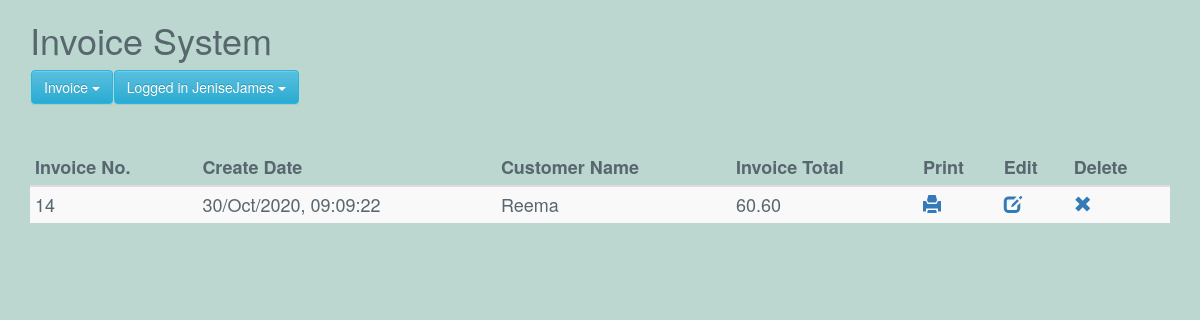
Page /invoice_list.php (signed in) on the committed database.
### tables this page shows
CREATE TABLE `invoice_order` (
  `order_id` int(11) NOT NULL,
  `user_id` int(11) NOT NULL,
  `order_date` timestamp NOT NULL DEFAULT current_timestamp(),
  `order_receiver_name` varchar(250) NOT NULL,
  `order_receiver_address` text NOT NULL,
  `order_total_before_tax` decimal(10,2) NOT NULL,
  `order_total_tax` decimal(10,2) NOT NULL,
  `order_tax_per` varchar(250) NOT NULL,
  `order_total_after_tax` double(10,2) NOT NULL,
  `order_amount_paid` decimal(10,2) NOT NULL,
  `order_total_amount_due` decimal(10,2) NOT NULL,
  `note` text NOT NULL
);

### Invoice.php (called while the page is built, shortened)
<?php
class Invoice{
	private $host  = 'localhost';
    private $user  = 'root';
    private $password   = "";
    private $database  = "management";
    private $invoiceOrderTable = 'invoice_order';
	private $dbConnect = false;
    public function __construct(){
        if(!$this->dbConnect){
            $conn = new mysqli($this->host, $this->user, $this->password, $this->database);
            if($conn->connect_error){
                die("Error failed to connect to MySQL: " . $conn->connect_error);
            }else{
                $this->dbConnect = $conn;
            }
        }
    }
	private function getData($sqlQuery) {
		$result = mysqli_query($this->dbConnect, $sqlQuery);
		$data= array();
		while ($row = mysqli_fetch_array($result, MYSQLI_ASSOC)) {
			$data[]=$row;
		}
		return $data;
	}
	public function getInvoiceList(){
		$sqlQuery = "
			SELECT * FROM ".$this->invoiceOrderTable."
			WHERE user_id = '".$_SESSION['userid']."'";
		return  $this->getData($sqlQuery);
	}
}
?>

### invoice_list.php (the view, shortened to what this page needs)
<?php
include('header.php');
include 'Invoice.php';
$invoice = new Invoice();
$invoice->checkLoggedIn();
?>
<link href="css/style1.css" rel="stylesheet">
<div class="container">
<h1 class="title">Invoice System</h2>
<?php include('menu.php');?>
<table id="data-table" class="table table-condensed table-striped">
<thead>
<tr>
<th>Invoice No.</th>
<th>Create Date</th>
<th>Customer Name</th>
<th>Invoice Total</th>
<th>Print</th>
<th>Edit</th>
<th>Delete</th>
</tr>
</thead>
<?php
$invoiceList = $invoice->getInvoiceList();
foreach($invoiceList as $invoiceDetails){
$invoiceDate = date("d/M/Y, H:i:s", strtotime($invoiceDetails["order_date"]));
echo '
<tr>
<td>'.$invoiceDetails["order_id"].'</td>
<td>'.$invoiceDate.'</td>
<td>'.$invoiceDetails["order_receiver_name"].'</td>
<td>'.$invoiceDetails["order_total_after_tax"].'</td>
<td><a href="print_invoice.php?invoice_id='.$invoiceDetails["order_id"].'" title="Print Invoice"><span class="glyphicon glyphicon-print"></span></a></td>
<td><a href="edit_invoice.php?update_id='.$invoiceDetails["order_id"].'"  title="Edit Invoice"><span class="glyphicon glyphicon-edit"></span></a></td>
<td><a href="#" id="'.$invoiceDetails["order_id"].'" class="deleteInvoice"  title="Delete Invoice"><span class="glyphicon glyphicon-remove"></span></a></td>
</tr>
  ';
}
?>
</table>
</div>
<?php include('footer.php');?>

### css/style1.css (style rules this page uses)
html { background-color1: #f0f3f4; position: relative; min-height: 100%; }

### invoice_list.php (style rules this page uses)
th { font-size:18px; }
td { font-size: 18px; }

### rows in the picture
invoice_order: order_id "14", order_date "30/Oct/2020, 09:09:22", order_receiver_name "Reema", order_total_after_tax "60.60"

### other values in the picture
$_SESSION['user'] "JeniseJames"
